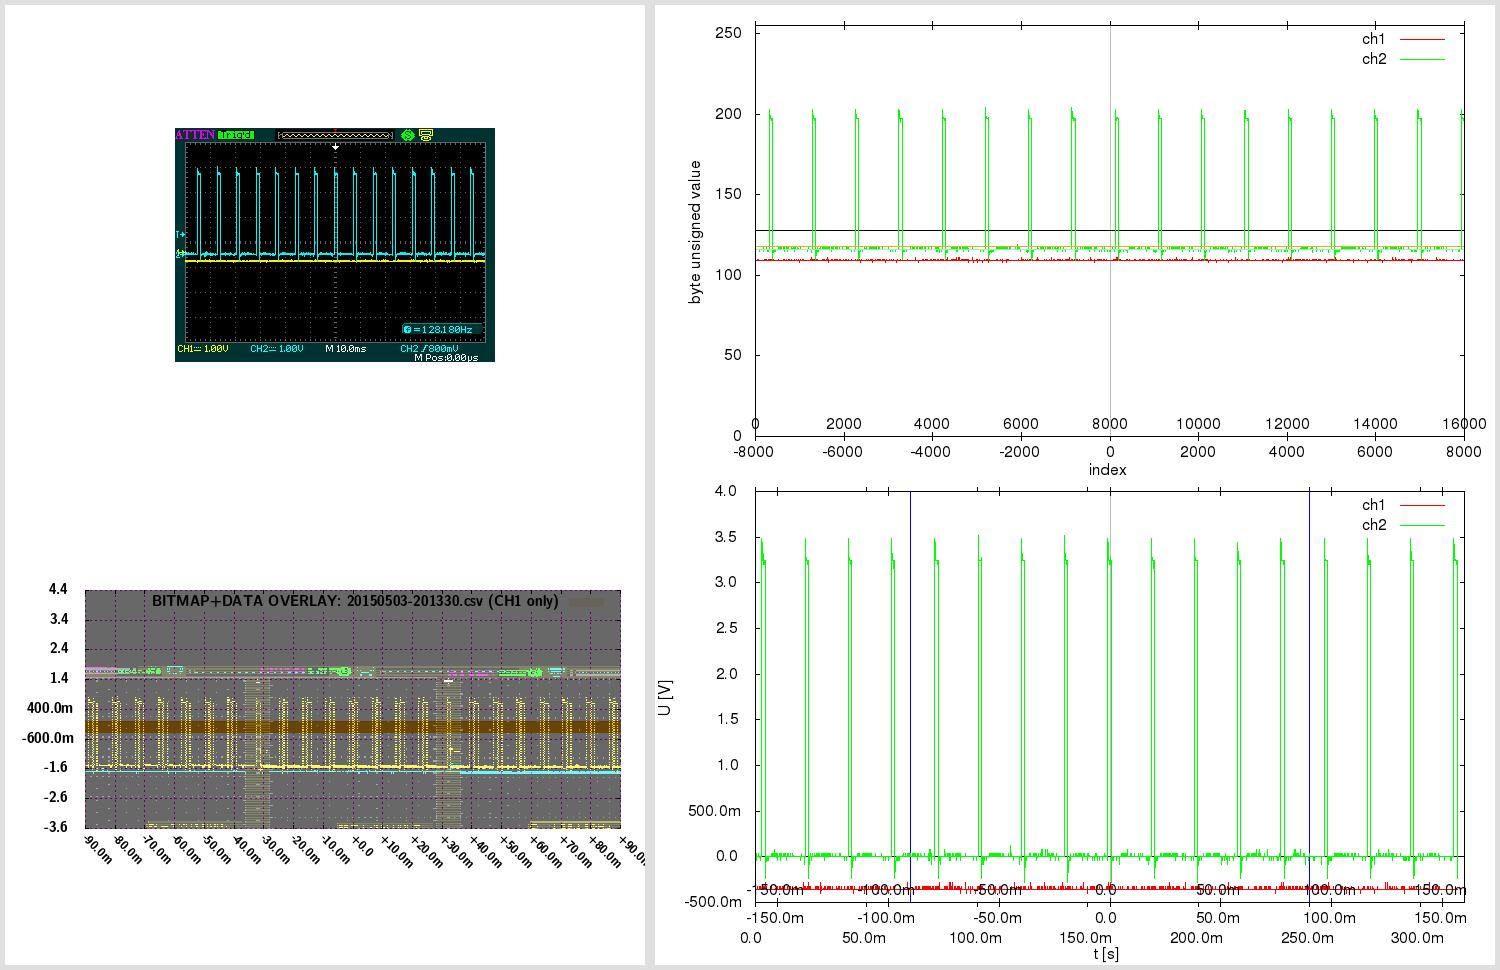

Write the gnuplot code that produced this figure.

# 20150503-201330.gnuplot [generated by /home/warreee/attenload/adsparse-wave.pl]
# single gnuplot file, with two potentially independent scripts
# generates three plots: one based on integer, other based on real (SI) values
# and one bitmap overlay - and then montages them using ImageMagick

# attengrab .csv can just be centered (over t)
# -> the x=0 (t=0) will correspond to scope center
# (but .DAV/.CSV will also need extra sample alignment)

# in Linux, to see available fonts, do:
# fc-list --verbose | grep 'fullname:' | less
# the two fonts used here:
# LMSansDemiCond10-Regular or "Latin Modern Sans Demi Cond"; and Helvetica
# Helvetica doesn't even get reported on my system:
# $ fc-list --verbose | grep 'fullname:' | grep -i 'Helvetica\|Demi Cond'
#	fullname: "LM Sans Demi Cond 10 Regular"(s) "LMSansDemiCond10-Regular"(s)


print "Gnuplotting..."

## "master settings" (shared between both parts of script)

# line color - specified by linestyles
set style line 1 linetype 1 linecolor rgb "red"
set style line 2 linetype 1 linecolor rgb "green"
set style line 3 linetype 1 linecolor rgb "orange"
set style line 4 linetype 1 linecolor rgb "aquamarine"
set style line 5 linetype -1 linecolor rgb "black"
set style line 6 linetype -1 linecolor rgb "gray"
set style line 7 linetype 1 linecolor rgb "blue"


# VARIABLES ########### ########### ###########

fnbase="20150503-201330"
fn_bmp = fnbase . ".bmp"
fn_pngr = fnbase . "_r.png"
fn_pngi = fnbase . "_i.png"
fn_pngov = fnbase . "_ov.png"
fn_pngt = fnbase . "_tmp.png"
fn_pngo = fnbase . ".png"

# scope screen(shot) properties
tdiv = 0.01          # T/DIV (50e-9)
toffs = 0        # time offset (scope) (200e-9)
vdiv1 = 1        # V/DIV CH1 (500e-3)
vdiv2 = 1         # V/DIV CH2 (50e-3)
voffs1 = -0.4         # volt offset CH1 (-1.5)
voffs2 = -0.48       # volt offset CH2 (100e-3)
sampintp  = 2e-05    # (500e-12)
sampintf  = 1/sampintp
sratacqf  = 50000      # (250e6)
sratacqp  = 1/sratacqf
#osf = 1.0    # oversample factor (multiplies .CSV and .DAV time domain) # unused here
adsFactor = 1.28

# (edges of current capture and divisions)
scope_hdiv=18
scope_vdiv=8
# enforce floating point (see below)
scope_trange = scope_hdiv*tdiv*1.0    # (900e-9)
scope_left=toffs-(scope_trange/2)     # (-250e-9)
scope_right=toffs+(scope_trange/2)    # (650e-9)
scope_bottom=-voffs1-(scope_vdiv*vdiv1/2) # -500e-3
scope_top=-voffs1+(scope_vdiv*vdiv1/2)    # 3.5

totalch1Vspan=scope_vdiv*vdiv1
totalch2Vspan=scope_vdiv*vdiv2
ch1Vcoeff = adsFactor*totalch1Vspan/(2**8)
ch2Vcoeff = adsFactor*totalch2Vspan/(2**8)

voffs1int = voffs1/ch1Vcoeff  # -10
voffs2int = voffs2/ch2Vcoeff  # -12

acsv_fn = fnbase . '.csv' # '20130020-013902.csv' # from attenload tmp_wav
acsz=16000         # tmp_wav/.csv size (900)
fts=2e-05         # final timestep (sampling period)
# here scope_trange could be 18*1, with acsz 16000;
# if as integer, 18/16000 would be 0 - enforce floating point
# above enforcing scope_trange to float doesn't work,
# must again here:
tdivp = 1.0*scope_trange/acsz   # sampling rate, based on scope range and numsamples in tmp (1ns)
tdivf = 1/tdivp             # freq based on that sampling rate

# just in case - not needed usually:
triglevel=800e-3
trigholdoff=100e-9

toffsamp = toffs/fts		# 0
# time finetune offset - int (samples) (depends on range)
tfoi = -164


#### extract bitmap from .png, if .bmp not present
# was -crop 480x234+10+10; now -crop 480x234+95+128

cmdstr = 'if (! test -f "'.fn_bmp.'") ; then \
  echo -n "'.fn_bmp.' not found .. " ; \
  if [ -f "'.fn_pngo.'" ] ; then \
    echo -n "'.fn_pngo.' found - extracting" ; \
    convert -crop 480x234+95+128 "'.fn_pngo.'" "'.fn_bmp.'" ; \
  else \
    echo -n "'.fn_pngo.' not found - cannot extract" ; \
  fi ; \
else \
  echo -n "'.fn_bmp.' found - using that" ; \
fi; echo'

#print cmdstr
# note - since cmdstr above uses double quotes,
# must use single quotes for bash here!:
print system("bash -c '". cmdstr ."' 2>&1")


##################################
###### plot directly with unsigned byte data

set terminal png size 840,480
set termoption enhanced
set termoption font "Helvetica, 12"

set output fn_pngi
set datafile separator ","

# set axis label
set xlabel "index" offset 0.0,0.8
set ylabel "byte unsigned value" offset 1.0,0.0


# horizontal line as functions
zeroline(x)=128
ch1offs(x)=128+voffs1int # (-10)
ch2offs(x)=128+voffs2int # (-12)

# vertical line - headless arrow
# "y" scope axis in middle:
ymI = acsz/2
set arrow from ymI,0 to ymI,255 nohead ls 5
# time offset:
toI = ymI - toffs/fts
set arrow from toI,0 to toI,255 nohead ls 6


# must use multiplot here, to have two x-axes
# and thus, must set lmargin, so both graphs match

set size 1.0,0.9      # 0.1/2 = 0.05
set bmargin 0
set lmargin 10
set yrange [0:255] # 8-bit


set multiplot

set origin 0,0.1
set xrange [0:acsz]
set xtics in
set xtics offset 0,graph 0.08
plot \
  zeroline(x) with lines notitle ls 5,\
  acsv_fn using 1:2 with lines title "ch1" ls 1, \
  "" using 1:3 with lines title "ch2" ls 2, \
  ch1offs(x) with lines notitle ls 3, \
  ch2offs(x) with lines notitle ls 4

unset arrow # if big offset, line from prev. can 'leak' in next at diff place, so reset

set origin 0,0.1
set xtics out
set xtics offset 0,graph 0.02
set xrange [-acsz/2:acsz/2-1]
#set xtics nomirror 500
set noytics
set noylabel
unset xlabel # set xlabel ""
set border 1
plot 0 notitle

set nomultiplot


### reset previous settings
#unset border # no work for default
set border    # Draw default borders:
set ytics
unset yrange


##################################
###### plot with converted real SI units

# reset # resets set style line!

set terminal png size 840,480
set termoption enhanced
set termoption font "Helvetica, 12"

set output fn_pngr
set datafile separator ","

# set axis label
set xlabel "t [s]" offset 0.0,0.1
set ylabel "U [V]" offset 1.0,0.0

# axis tics format
set format y "%.1s%c"
set format x "%.1s%c"


# horizontal line as functions
zerolineR(x)=0
# don't show real offsets; they could be way off depending on V/DIV
#ch1offsR(x)=0+(-0.4)
#ch2offsR(x)=0+(-0.48)

# "y" scope axis in middle (the +1 added to ymI so it snaps at 0):
ymR=(ymI+1)*fts
set arrow from ymR,graph 0 to ymR,graph 1 nohead ls 5
# time offset:
toR=toI*fts
set arrow from toR,graph 0 to toR,graph 1 nohead ls 6
# indicate scope range here too
set arrow from scope_left+toR,graph 0 to scope_left+toR,graph 1 nohead ls 7
set arrow from scope_right+toR,graph 0 to scope_right+toR,graph 1 nohead ls 7


# must use multiplot here, to have two x-axes
# and thus, must set lmargin, so both graphs match

set size 1.0,0.9      # 0.1/2 = 0.05
set bmargin 0
set lmargin 10
set yrange [] writeback # since we don't set explicity, must save autorange
set autoscale y

set multiplot

set origin 0,0.13
set xrange [0:acsz*fts]
set xtics out
set xtics offset 0,graph -0.03
plot \
  zerolineR(x) with lines notitle ls 5,\
  acsv_fn using ($4+tfoi*fts):5 with lines title "ch1" ls 1, \
  "" using ($4+tfoi*fts):6 with lines title "ch2" ls 2

set yrange restore # this saves the found yrange after `plot`
unset arrow # if big offset, line from prev. can 'leak' in next at diff place, so reset

set origin 0,0.13
set xtics out
set xtics offset 0,graph 0.02
set xrange [(-acsz/2)*fts:(acsz/2-1)*fts]
set noytics
set noylabel
unset xlabel # set xlabel ""
set border 1
plot GPVAL_Y_MIN notitle

set origin 0,0.13
set xtics in
set xtics offset 0,graph 0.08
# wrong to put xrange [scope_left:scope_right] here;
# as [scope_left:scope_right] could be a snippet,
# and this graph shows entire capture!
# simply move the previous scale for toffset
toRR=(acsz/2.)*fts-toR
set xrange [(-acsz/2)*fts+toRR:(acsz/2-1)*fts+toRR]
set noytics
set noylabel
unset xlabel # set xlabel ""
set border 1
plot GPVAL_Y_MIN notitle

set nomultiplot


##################################
###### plot with bitmap and data overlay

# here 840,480 remains as output png size,
# even if not set explicitly; also, make
# the height smaller - so can have gravity North in montage

set terminal png truecolor size 640,305 # size 840,480
set termoption enhanced
myfont="LMSansDemiCond10-Regular"   # LMSansDemiCond10-Regular or "Latin Modern Sans Demi Cond"
# cannot do concatenation direct in termoption line, so in separate string
myfontb="".myfont.", 12"
set termoption font myfontb

set output fn_pngov
set datafile separator ","


set autoscale
unset xtics
unset ytics
unset border
unset arrow # delete all arrows
unset object # (hopefully) delete objects?

set xrange [scope_left:scope_right]
xticstep=(scope_right-scope_left)/scope_hdiv
set xtics in scope_left,xticstep,scope_right scale 1
set yrange [scope_bottom:scope_top]
yticstep=(scope_top-scope_bottom)/scope_vdiv
set ytics in scope_bottom,yticstep,scope_top scale 1
set grid xtics ytics back linecolor rgb "magenta"
# right is only gnuplot 4.6 - without it ok w/ 4.4
#set xtics rotate by -45 offset 2.5,-1.50 right format "%+.1s%c" font myfont.',10'
set xtics rotate by -45 offset 0.0,0.0 format "%+.1s%c" font myfont.',10'
set key noenhanced

# dimensions of scope screenshot bitmap
bmp_w=480
bmp_h=234

# alpha bmp transparency [0:255]
bmp_alpha = 150
# boxes fillstyle transparent solid 0.10
box_transp = (1.-(acsz/16384.))*0.9 + 0.10

# plot string for data in transparent bitmap:
plot1au = "(($0-acsz/2.+tfoi)*fts+toffs):($5)"

# bmp_w=480 bmp_h=234 ; inside 451x201+15+14
# on plot: scope_left:scope_right and scope_bottom:scope_top!
# (so toffset is built in!)

bdx = scope_trange/(451.0-1)  # [s/pixel] /451: 1.99557e-09 vs 2.000e-9 manually
bdy = totalch1Vspan/(201.0-1) # [V/pixel] /201: 0.0199005 vs 0.02005 manually
bofx = -((scope_trange/2.0)-toffs+(15.0+0)*bdx) #-15.0*bdx # -2.8e-7
bofy = -((totalch1Vspan/2.0)+voffs1+(14.0+5)*bdy) #-14.0*bdy # -0.88

# seems `boxes fillstyle transparent solid 0.40` makes some seethroughs
# or something with bmp alpha overlay; but even without, all the same?
# because the red + blue (somehow inverted) creates a gray.. better green or orange

_plot_str = "zerolineR(x) with lines notitle ls 1,\
acsv_fn \
  using ".plot1au." with boxes fillstyle transparent solid box_transp noborder linestyle 3\
  title 'BITMAP+DATA OVERLAY: '.acsv_fn.' (CH1 only)',\
fn_bmp \
  binary array=(bmp_w,bmp_h) skip=54 format='%uchar' \
  dx=bdx dy=bdy origin=(bofx,bofy) \
  using 1:2:3:(bmp_alpha) \
  with rgbalpha t ''"

# seems actual plot in screenshot bitmap (480 × 234)
#  is at: 451x201+15+14; aspect ratio 201/451 = 0.445676
set size ratio 0.445676

eval("plot " . _plot_str)




##################################
###### montage commands

# used to be in attengrab; now here
# call ImageMagick montage via system
# and montage in `gnuplot` (easier to separate)

print "Montaging images..."
# this works in ImageMagick 6.6.2-6, but not in 6.5.7-8
#      '.fn_pngov.' -gravity Center -extent x480  \#
# must spec -extent 640x480 for 6.5

cmdstr = 'montage \
  <(montage \
    <(convert \
      '.fn_bmp.' -gravity Center -crop 640x480-10+0! -flatten  \
      bmp:-) \
    <(convert \
      '.fn_pngov.' -gravity Center -extent 640x480  \
      bmp:-) \
  -tile 1x -geometry +0+0  \
  bmp:-) \
  <(montage \
    '.fn_pngi.' \
    '.fn_pngr.' \
  -tile 1x -geometry +0+0  \
  bmp:-) \
-geometry +0+0 -border 5 \
'.fn_pngo

print cmdstr
print system('bash -c "'. cmdstr .'" 2>&1')

print "Deleting temp files ..."

delcmd = "rm"

# leave the bitmap for now
# actually, let attengrab handle it - since
# it may need to be re-taken!
# #cmdstr = delcmd ." ". fn_bmp
# #print cmdstr . "  " . system(cmdstr . " 2>&1")

cmdstr = delcmd ." ". fn_pngr
print cmdstr . "  " . system(cmdstr . " 2>&1")

cmdstr = delcmd ." ". fn_pngi
print cmdstr . "  " . system(cmdstr . " 2>&1")

cmdstr = delcmd ." ". fn_pngov
print cmdstr . "  " . system(cmdstr . " 2>&1")




# note:
# set terminal png size 840,480 # size defaults to 640x480 px
# set terminal pdf size 10,3 # size defaults to 5x3 in
# enhanced text: set termoption enhanced

# vertical line - headless arrow
# need ymin and ymax; gnuplot gives them only after plot -
# - and even then they do not correspond to end ticks
# - and even then, cannot get the arrow to show, after the second `plot`
# .. nor can I edit it anyhow; it must run before the first `plot`
# so instead of that, position y coordinates relative to graph (0 to 1)
#set arrow 1 from graph 0.5,0 to graph 0.5,1 nohead ls 5

# in multiplot, yrange should be after the size command
# note: xrange could be 2250 or 450
# so leave it to autoscale here? will be accurate since it's integer index...
# now set explicitly by script # below in multiplot

# axis tics format
# for engineering notation - 'help format specifiers':
# "A 'scientific' power is one such that the exponent is a multiple of three."

# print "Montaging images..."

# "The 'tile' size is then set to the largest dimentions
# of all the resized images, and the size actually specified."
# "by removing the 'size' component, non of the images will
# be resized, and the 'tile' size will be set to the largest
# dimensions of all the images given"
# not so simple: http://unix.stackexchange.com/questions/4046/
# can be done in one command with bash subprocess pipes (bash only)
# was: .fn_bmp.' -gravity NorthWest ; fn_pngov.' -gravity North
# can pad with -gravity Center -extent 640x480;
# but also with crop! -flatten - there have offset too!
# -geometry +2+2 can also mess up the last -border 5 !

# bmp scale worked for:
# bmp_w=480 bmp_h=234 ; inside 451x201+15+14
# tdiv = 5e-08,  toffs = 2e-07,  vdiv1 = 0.5,   voffs1 = -1.5,
# dx=2.000e-9 dy=0.02005 origin=(-2.8e-7,-0.88) for
# tspan = 18*tdiv = 18*5e-08 = 9e-07s
# vspan1 = 8*vdiv1 = 8*0.5 = 4V
# tspan/451 = 9e-07/451 = 1.99557e-09 s/pixel
# vspan1/201 = 4/201 = 0.0199005 V/pixel
# bdx=tspan/(451-1) = '9e-07/(451-1)' = 2e-09
# bdy=vspan1/(201-1) = '4/(201-1)' = 0.02
# 15*bdx = 15*2e-9 = 3e-08
# 14*bdy = 14*0.02 = 0.28
# 15*1.99557e-09 = 2.99335e-08
# 14*0.0199005 = 0.278607
